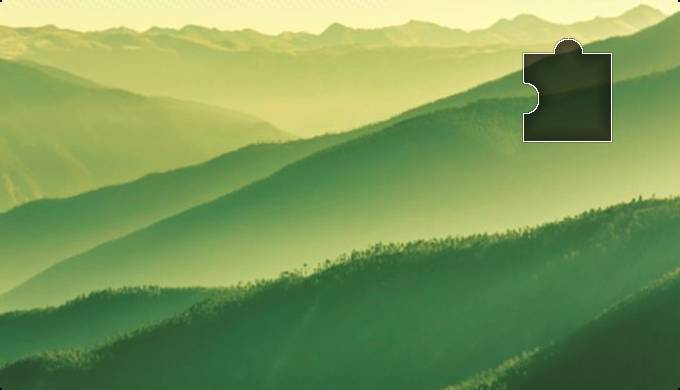
#> input picture asserts/bg.jpg, 680 x 390 px
$ python check.py
#> lines starting #> are read from the running program, lines starting #| are printed output that depends on the picture
import cv2
import numpy as np

def main():
    otemp = './asserts/bg.jpg'
    oblk = './asserts/block.jpg'
    target = cv2.imread(otemp, 0)
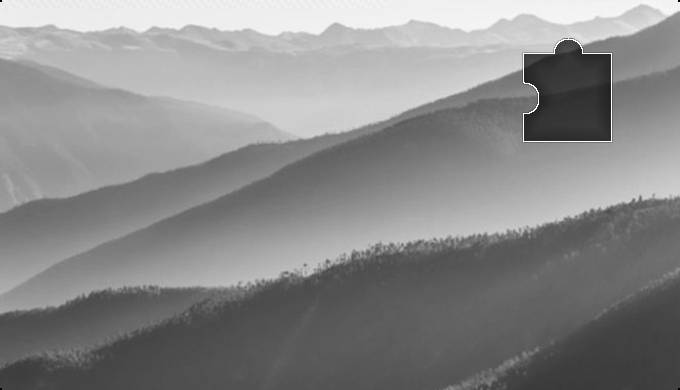
#> target: shape (390, 680); min 0, max 255, mean 137.3
    template = cv2.imread(oblk, 0)
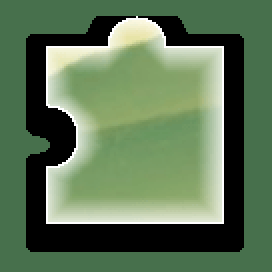
#> input picture asserts/block.jpg, 136 x 136 px (shown 2 times larger)
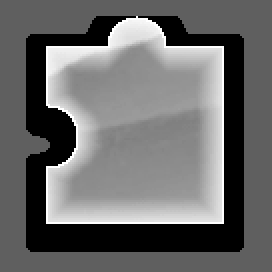
#> template: shape (136, 136) (shown 2 times larger); min 0, max 255, mean 105.6
    w, h = target.shape[::-1]
#> w = 680; h = 390
    result = cv2.matchTemplate(target, template, cv2.TM_CCOEFF_NORMED)
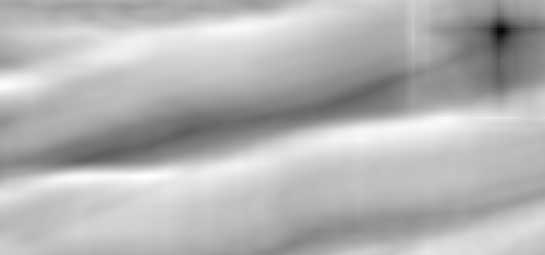
#> result: shape (255, 545) float32; min -0.582, max 0.298, mean 0.0418; drawn with min black and max white
    x, y = np.unravel_index(result.argmax(), result.shape)
#> x = 176; y = 144
    print ((y, x),(y + w, x + h))
#| (144, 176) (824, 566)


if __name__ == '__main__':
    main()
